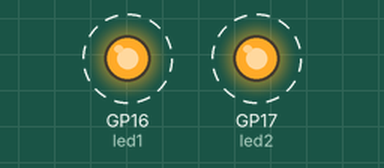
This program was run on a simulated Raspberry Pi Pico running MicroPython. On the bench: output pins drawn as LEDs (lit = HIGH). Dashed ring = blinking.

Above: at 0.2 s.
Timing chart, 0 to 3.0 s (numbered marks = the images above):
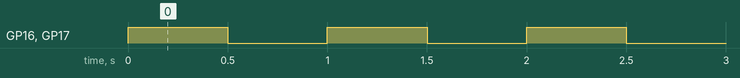

Measured:
- by itself, GP16 (led1), GP17 (led2): alternates HIGH for 0.50 s and LOW for 0.50 s

The program:

S30_Round_Robin_Scheduling.py
```python
# File: main.py
# Author: Armstrong Subero
# Platform: Raspberry Pi Pico (RP2040) with MicroPython
# Program: S30_Round_Robin_Scheduling
# Interpreter: MicroPython (latest version)
# Program Version: 1.0
#
# Program Description: This program allows the Raspberry Pi Pico to
#                      demonstrate superloop style round robin scheduing
#
# Hardware Description: LEDs are connected via 1k resistors to GP16 and GP17
#
# Created: August 23rd, 2024, 11:05 AM
# Last Updated: August 23rd, 2024, 11:05 AM
import time
from machine import Pin

# Define the GPIO pins for the LEDs
LED_ONE = 16
LED_TWO = 17

# Set up the LEDs as output pins
led1 = Pin(LED_ONE, Pin.OUT)
led2 = Pin(LED_TWO, Pin.OUT)

def task1():
    led1.toggle()

def task2():
    led2.toggle()

while True:
    task1()
    task2()
    time.sleep(0.5)  # Add a small delay to make the toggling visible
```
